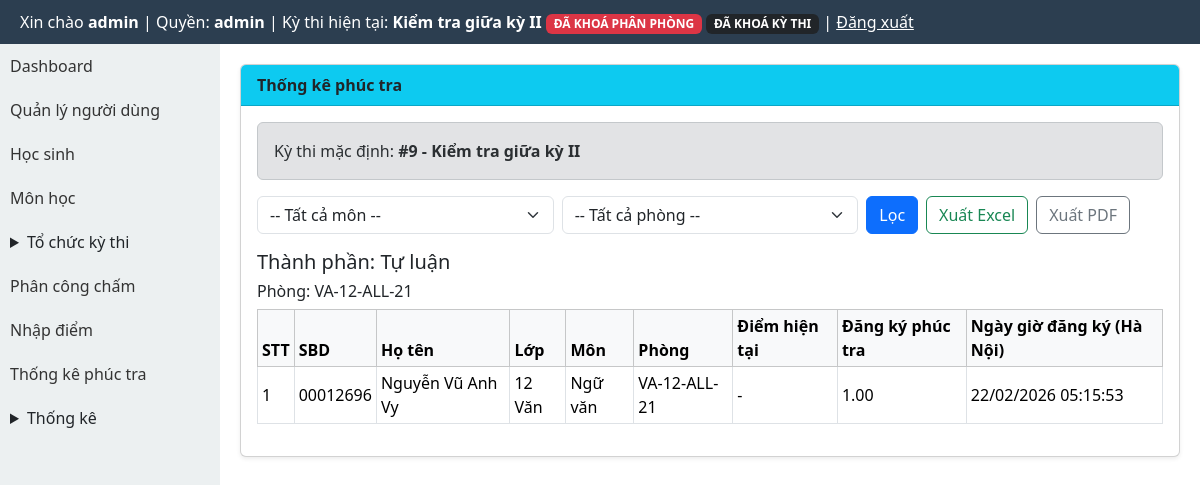
/modules/exams/recheck_stats.php (signed in), run on an earlier commit of the app's database.
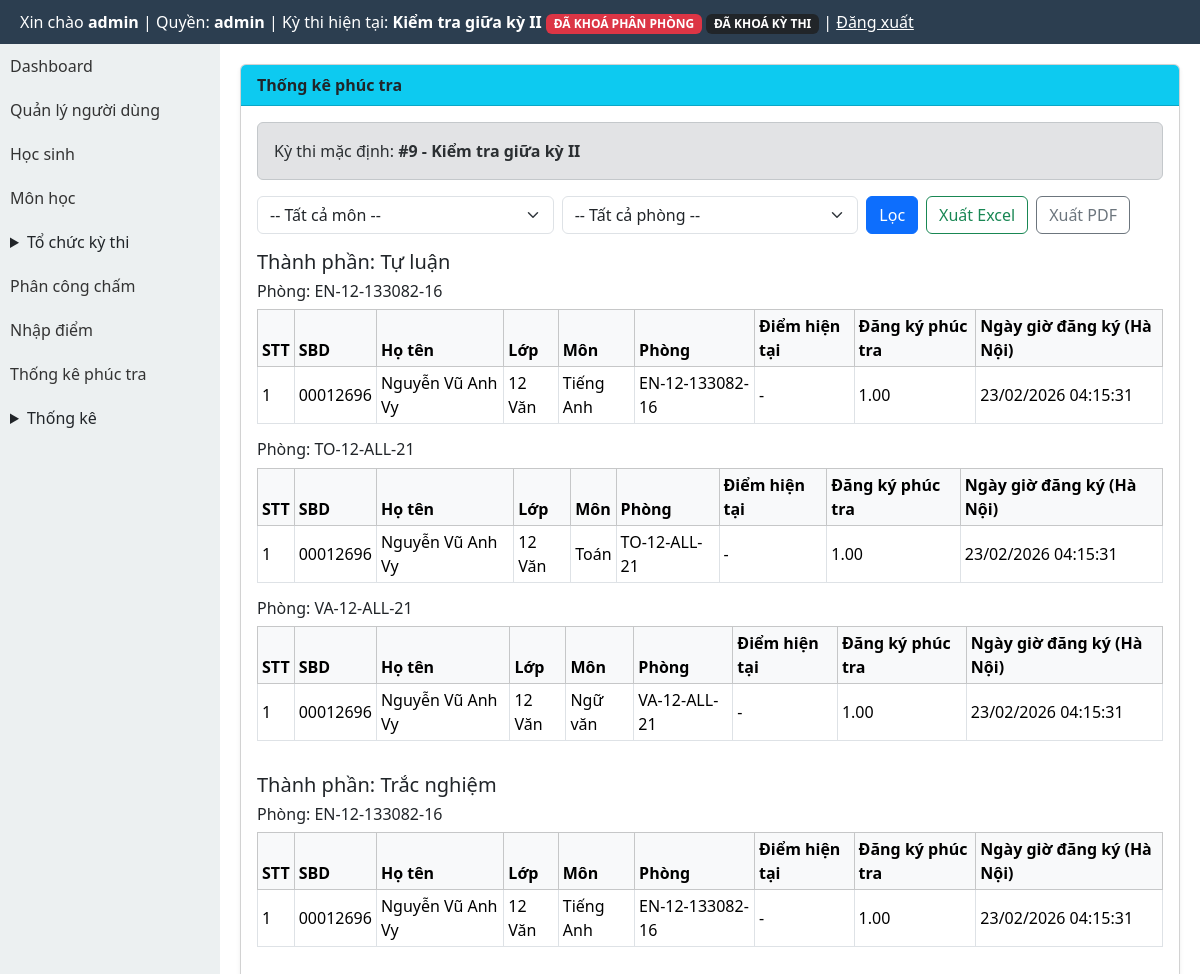
And on a later commit of the database.
### tables this page shows
CREATE TABLE exams (
  id INTEGER PRIMARY KEY AUTOINCREMENT,
  ten_ky_thi TEXT,
  nam INTEGER,
  ngay_thi TEXT
, distribution_locked INTEGER DEFAULT 0, rooms_locked INTEGER DEFAULT 0, exam_locked INTEGER DEFAULT 0, deleted_at TEXT, is_default INTEGER DEFAULT 0, exam_mode INTEGER DEFAULT 1, scoring_closed INTEGER DEFAULT 0, is_locked INTEGER DEFAULT 0, is_score_entry_locked INTEGER DEFAULT 0, is_score_published INTEGER DEFAULT 0, is_recheck_open INTEGER DEFAULT 0);

CREATE TABLE student_recheck_requests (
        id INTEGER PRIMARY KEY AUTOINCREMENT,
        exam_id INTEGER NOT NULL,
        student_id INTEGER NOT NULL,
        subject_id INTEGER NOT NULL,
        room_id INTEGER,
        component_1 REAL,
        component_2 REAL,
        component_3 REAL,
        note TEXT,
        status TEXT DEFAULT "pending",
        created_at TEXT DEFAULT CURRENT_TIMESTAMP,
        updated_at TEXT DEFAULT CURRENT_TIMESTAMP,
        UNIQUE(exam_id, student_id, subject_id)
    );

CREATE TABLE students (
  id INTEGER PRIMARY KEY AUTOINCREMENT,
  sbd TEXT UNIQUE,
  hoten TEXT,
  ngaysinh TEXT,
  lop TEXT,
  truong TEXT
);

CREATE TABLE subjects (
  id INTEGER PRIMARY KEY AUTOINCREMENT,
  ma_mon TEXT UNIQUE,
  ten_mon TEXT,
  he_so REAL
);

### layout/header.php (called while the page is built, shortened)
<?php
require_once BASE_PATH . '/templates/header.php';

### core/auth.php (called while the page is built, shortened)
<?php
function normalize_role(?string $role): string {
    $normalized = strtolower(trim((string) $role));
    return match ($normalized) {
        'score_entry', 'score-input', 'score_input', 'nhapdiem', 'nhap_diem' => 'scorer',
        'exam_manager', 'quanlythi', 'exam-manager' => 'organizer',
        default => $normalized,
    };
}
function current_user_role(): string {
    $sessionRole = $_SESSION['role'] ?? null;
    if (is_string($sessionRole) && trim($sessionRole) !== '') {
        return normalize_role($sessionRole);
    }
    $userRole = $_SESSION['user']['role'] ?? null;
    return normalize_role(is_string($userRole) ? $userRole : '');
}

### modules/exams/exam_context_helper.php (called while the page is built, shortened)
<?php
function ensureExamLockColumns(PDO $pdo): void
{
    $cols = array_column($pdo->query('PRAGMA table_info(exams)')->fetchAll(PDO::FETCH_ASSOC), 'name');
}
function getCurrentExam(): ?array
{
    global $pdo;
    $cols = array_column($pdo->query('PRAGMA table_info(exams)')->fetchAll(PDO::FETCH_ASSOC), 'name');
    $hasDeletedAt = in_array('deleted_at', $cols, true);
    $activeWhere = $hasDeletedAt ? '(deleted_at IS NULL OR trim(deleted_at) = "")' : '1=1';
    $defaultStmt = $pdo->query('SELECT * FROM exams WHERE ' . $activeWhere . ' AND is_default = 1 ORDER BY id DESC LIMIT 1');
    $defaultExam = $defaultStmt ? $defaultStmt->fetch(PDO::FETCH_ASSOC) : false;
    if (is_array($defaultExam)) {
        return $defaultExam;
    }
}
function getCurrentExamId(): int
{
    $exam = getCurrentExam();
    return (int) ($exam['id'] ?? 0);
}
function getCurrentExamInfo(): ?array
{
    $exam = getCurrentExam();
    global $pdo;
    ensureExamLockColumns($pdo);
    return [
        'id' => (int) ($exam['id'] ?? 0),
        'ten_ky_thi' => (string) ($exam['ten_ky_thi'] ?? ''),
        'distribution_locked' => (int) ($exam['distribution_locked'] ?? 0),
        'rooms_locked' => (int) ($exam['rooms_locked'] ?? 0),
        'exam_locked' => (int) ($exam['exam_locked'] ?? 0),
    ];
}

### modules/exams/_common.php (called while the page is built, shortened)
<?php
require_once BASE_PATH . '/core/auth.php';
require_once BASE_PATH . '/core/db.php';
require_once BASE_PATH . '/modules/exams/exam_context_helper.php';
function exams_resolve_current_exam_from_request(): int
{
    return getCurrentExamId();
}
function exams_require_current_exam_or_redirect(string $redirect = '/modules/exams/index.php'): int
{
    $examId = exams_resolve_current_exam_from_request();
    if ($examId > 0) {
        return $examId;
    }
    exit;
}

### layout/sidebar.php (called while the page is built, shortened)
<?php
require_once BASE_PATH . '/templates/sidebar.php';

### layout/footer.php (called while the page is built, shortened)
<?php
require_once BASE_PATH . '/templates/footer.php';

### modules/exams/recheck_stats.php (the view, shortened to what this page needs)
<?php
require_once BASE_PATH . '/modules/exams/_common.php';
$pdo->exec('CREATE TABLE IF NOT EXISTS student_recheck_requests (
    id INTEGER PRIMARY KEY AUTOINCREMENT,
    exam_id INTEGER NOT NULL,
    student_id INTEGER NOT NULL,
    subject_id INTEGER NOT NULL,
    room_id INTEGER,
    component_1 REAL,
    component_2 REAL,
    component_3 REAL,
    note TEXT,
    status TEXT DEFAULT "pending",
    created_at TEXT DEFAULT CURRENT_TIMESTAMP,
    updated_at TEXT DEFAULT CURRENT_TIMESTAMP,
    UNIQUE(exam_id, student_id, subject_id)
)');
$pdo->exec('CREATE INDEX IF NOT EXISTS idx_recheck_exam_subject_room ON student_recheck_requests(exam_id, subject_id, room_id)');
$examId = exams_require_current_exam_or_redirect('/modules/exams/index.php');
$subjectId = (int) ($_GET['subject_id'] ?? 0);
$roomId = (int) ($_GET['room_id'] ?? 0);
$examStmt = $pdo->prepare('SELECT ten_ky_thi FROM exams WHERE id = :id LIMIT 1');
$examStmt->execute([':id' => $examId]);
$examName = (string) ($examStmt->fetchColumn() ?: 'Kỳ thi hiện tại');
$where = ' WHERE rr.exam_id = :exam_id';
$params = [':exam_id' => $examId];
$sql = 'SELECT rr.*, st.sbd, st.hoten, st.lop, sub.ten_mon, COALESCE(rm.ten_phong, "") AS ten_phong,
        sc.component_1 AS score_component_1, sc.component_2 AS score_component_2, sc.component_3 AS score_component_3, rr.created_at
    FROM student_recheck_requests rr
    INNER JOIN students st ON st.id = rr.student_id
    INNER JOIN subjects sub ON sub.id = rr.subject_id
    LEFT JOIN rooms rm ON rm.id = rr.room_id
    LEFT JOIN scores sc ON sc.exam_id = rr.exam_id AND sc.student_id = rr.student_id AND sc.subject_id = rr.subject_id' . $where . '
    ORDER BY rm.ten_phong ASC, sub.ten_mon ASC, st.sbd ASC';
$stmt = $pdo->prepare($sql);
$stmt->execute($params);
$rows = $stmt->fetchAll(PDO::FETCH_ASSOC);
$componentDefs = [
    1 => ['req' => 'component_1', 'score' => 'score_component_1', 'label' => 'Tự luận'],
    2 => ['req' => 'component_2', 'score' => 'score_component_2', 'label' => 'Trắc nghiệm'],
    3 => ['req' => 'component_3', 'score' => 'score_component_3', 'label' => 'Nói'],
];
$componentGroups = [1 => [], 2 => [], 3 => []];
foreach ($rows as $row) {
    $roomKey = trim((string) ($row['ten_phong'] ?? ''));
    foreach ($componentDefs as $componentNo => $def) {
        $requestVal = $row[$def['req']] ?? null;
        if ($requestVal === null || $requestVal === '') {
            continue;
        }
        if (!isset($componentGroups[$componentNo][$roomKey])) {
            $componentGroups[$componentNo][$roomKey] = [];
        }
        $componentGroups[$componentNo][$roomKey][] = $row;
    }
}
$renderValue = static function(array $row, string $key): string {
    if (!array_key_exists($key, $row) || $row[$key] === null || $row[$key] === '') {
        return '-';
    }
    return number_format((float) $row[$key], 2);
};
$formatHanoi = static function(?string $raw): string {
    $v = trim((string) $raw);
    if ($v === "") {
        return "-";
    }
    $dt = DateTimeImmutable::createFromFormat("Y-m-d H:i:s", $v, new DateTimeZone("Asia/Ho_Chi_Minh"));
    if ($dt instanceof DateTimeImmutable) {
        return $dt->format("d/m/Y H:i:s");
    }
    return $v;
};
    ?>
    <?php
require_once BASE_PATH . '/layout/header.php';
?>
<link href="https://cdn.jsdelivr.net/npm/bootstrap@5.3.3/dist/css/bootstrap.min.css" rel="stylesheet">
<div style="display:flex;min-height:calc(100vh - 44px);">
    <?php require_once BASE_PATH . '/layout/sidebar.php'; ?>
    <div style="flex:1;padding:20px;min-width:0;">
        <div class="card shadow-sm">
            <div class="card-header bg-info text-dark"><strong>Thống kê phúc tra</strong></div>
            <div class="card-body">
                <div class="alert alert-secondary">Kỳ thi mặc định: <strong>#<?= $examId ?> - <?= htmlspecialchars($examName, ENT_QUOTES, 'UTF-8') ?></strong></div>
                <form method="get" class="row g-2 mb-3">
                    <div class="col-md-4">
                        <select class="form-select" name="subject_id">
                            <option value="0">-- Tất cả môn --</option>
                        </select>
                    </div>
                    <div class="col-md-4">
                        <select class="form-select" name="room_id">
                            <option value="0">-- Tất cả phòng --</option>
                        </select>
                    </div>
                    <div class="col-md-4 d-flex gap-2">
                        <button class="btn btn-primary" type="submit">Lọc</button>
                        <a class="btn btn-outline-success" href="<?= BASE_URL ?>/modules/exams/recheck_stats.php?<?= htmlspecialchars(http_build_query(['subject_id' => $subjectId, 'room_id' => $roomId, 'export' => 'excel']), ENT_QUOTES, 'UTF-8') ?>">Xuất Excel</a>
                        <a class="btn btn-outline-secondary" href="<?= BASE_URL ?>/modules/exams/recheck_stats.php?<?= htmlspecialchars(http_build_query(['subject_id' => $subjectId, 'room_id' => $roomId, 'export' => 'pdf']), ENT_QUOTES, 'UTF-8') ?>">Xuất PDF</a>
                    </div>
                </form>
                <?php foreach ([1, 2, 3] as $componentNo): if (empty($componentGroups[$componentNo])) { continue; } ?>
                    <h5 class="mt-3">Thành phần: <?= htmlspecialchars((string) $componentDefs[$componentNo]['label'], ENT_QUOTES, 'UTF-8') ?></h5>
                    <?php foreach ($componentGroups[$componentNo] as $roomName => $roomRows): ?>
                    <h6>Phòng: <?= htmlspecialchars((string) $roomName, ENT_QUOTES, 'UTF-8') ?></h6>
                    <div class="table-responsive">
                        <table class="table table-bordered table-sm align-middle">
                            <thead class="table-light"><tr>
                                <th>STT</th><th>SBD</th><th>Họ tên</th><th>Lớp</th><th>Môn</th><th>Phòng</th>
                                <th>Điểm hiện tại</th><th>Đăng ký phúc tra</th><th>Ngày giờ đăng ký (Hà Nội)</th>
                            </tr></thead><tbody>
                            <?php $i = 1; foreach ($roomRows as $r): ?>
                                <tr>
                                    <td><?= $i++ ?></td>
                                    <td><?= htmlspecialchars((string) ($r['sbd'] ?? ''), ENT_QUOTES, 'UTF-8') ?></td>
                                    <td><?= htmlspecialchars((string) ($r['hoten'] ?? ''), ENT_QUOTES, 'UTF-8') ?></td>
                                    <td><?= htmlspecialchars((string) ($r['lop'] ?? ''), ENT_QUOTES, 'UTF-8') ?></td>
                                    <td><?= htmlspecialchars((string) ($r['ten_mon'] ?? ''), ENT_QUOTES, 'UTF-8') ?></td>
                                    <td><?= htmlspecialchars((string) ($r['ten_phong'] ?? ''), ENT_QUOTES, 'UTF-8') ?></td>
                                    <td><?= $renderValue($r, (string) $componentDefs[$componentNo]['score']) ?></td>
                                    <td><?= $renderValue($r, (string) $componentDefs[$componentNo]['req']) ?></td>
                                    <td><?= $formatHanoi((string) ($r['created_at'] ?? '')) ?></td>
                                </tr>
                            <?php endforeach; ?>
                            </tbody></table>
                    </div>
                    <?php endforeach; ?>
                <?php endforeach; ?>
            </div>
        </div>
    </div>
</div>
<?php require_once BASE_PATH . '/layout/footer.php'; ?>

### templates/header.php (shortened to what this page needs)
<?php
require_once BASE_PATH . '/core/auth.php';
$currentExamInfo = null;
$role = function_exists('current_user_role') ? current_user_role() : strtolower(trim((string) ($_SESSION['role'] ?? $_SESSION['user']['role'] ?? '')));
if (in_array($role, ['admin', 'organizer'], true)) {
    require_once BASE_PATH . '/core/db.php';
    require_once BASE_PATH . '/modules/exams/exam_context_helper.php';
    $currentExamInfo = getCurrentExamInfo();
}
$role = $role ?? (function_exists('current_user_role') ? current_user_role() : '');
$currentExamInfo = $currentExamInfo ?? null;
?>
<!DOCTYPE html>
<html lang="vi">
<head>
</head>
<body>
<div class="header">
    Xin chào <b><?= $_SESSION['user']['username'] ?></b>
    | Quyền: <b><?= htmlspecialchars((string) $role, ENT_QUOTES, 'UTF-8') ?></b>
    <?php if ($currentExamInfo !== null): ?>
        | Kỳ thi hiện tại: <b><?= htmlspecialchars((string) $currentExamInfo['ten_ky_thi'], ENT_QUOTES, 'UTF-8') ?></b>
        <?php if (($currentExamInfo['distribution_locked'] ?? 0) === 1 || ($currentExamInfo['rooms_locked'] ?? 0) === 1): ?>
            <span class="badge bg-danger">ĐÃ KHOÁ PHÂN PHÒNG</span>
        <?php endif; ?>
        <?php if (($currentExamInfo['exam_locked'] ?? 0) === 1): ?>
            <span class="badge bg-dark">ĐÃ KHOÁ KỲ THI</span>
        <?php endif; ?>
    <?php endif; ?>
    | <a href="<?= BASE_URL ?>/logout.php" style="color:#fff">Đăng xuất</a>
</div>

### templates/sidebar.php (shortened to what this page needs)
<div class="sidebar">
<ul>
<?php $role = function_exists('current_user_role') ? current_user_role() : strtolower(trim((string) ($_SESSION['role'] ?? $_SESSION['user']['role'] ?? ''))); ?>
<li><a href="<?= BASE_URL ?>/index.php">Dashboard</a></li>
<?php if ($role === 'admin'): ?>
    <li><a href="<?= BASE_URL ?>/modules/users/">Quản lý người dùng</a></li>
    <li><a href="<?= BASE_URL ?>/modules/students/">Học sinh</a></li>
    <li><a href="<?= BASE_URL ?>/modules/subjects/">Môn học</a></li>
<?php endif; ?>
<?php if (in_array($role, ['admin', 'organizer'], true)): ?>
<li>
    <details>
        <summary>Tổ chức kỳ thi</summary>
    </details>
</li>
<li><a href="<?= BASE_URL ?>/modules/exams/scoring_assignment.php">Phân công chấm</a></li>
<?php endif; ?>
<?php if (in_array($role, ['admin', 'organizer', 'scorer'], true)): ?>
    <li><a href="<?= BASE_URL ?>/modules/exams/scoring.php">Nhập điểm</a></li>
<?php endif; ?>
<?php if (in_array($role, ['admin', 'organizer'], true)): ?>
    <li><a href="<?= BASE_URL ?>/modules/exams/recheck_stats.php">Thống kê phúc tra</a></li>
<?php endif; ?>
<?php if (in_array($role, ['admin', 'organizer'], true)): ?>
<li>
    <details>
        <summary>Thống kê</summary>
    </details>
</li>
<?php endif; ?>
</ul>
</div>

### templates/footer.php
</body>
</html>

### templates/header.php (style rules this page uses)
* { box-sizing: border-box; }
body { margin:0; font-family: Arial; }
.header { background:#2c3e50; color:#fff; padding:10px 20px; }
.sidebar { width:220px; min-width:220px; background:#ecf0f1; min-height: calc(100vh - 44px); flex: 0 0 220px; }
.sidebar ul { list-style:none; padding:0; margin:0; }
.sidebar li { padding:10px; }
.sidebar li a { text-decoration:none; color:#333; display:block; }

What changed in the data, as far as the page shows it:
removed student_recheck_requests: student.sbd "00012696", student.hoten "Nguyễn Vũ Anh Vy", student.lop "12 Văn", subject.ten_mon "Ngữ văn", ten_phong "VA-12-ALL-21", score "-", component_1 "1.00", created_at "22/02/2026 05:15:53"
added student_recheck_requests: student.sbd "00012696", student.hoten "Nguyễn Vũ Anh Vy", student.lop "12 Văn", subject.ten_mon "Tiếng Anh", ten_phong "EN-12-133082-16", score "-", component_1 "1.00", created_at "23/02/2026 04:15:31", component_2 "1.00"
added student_recheck_requests: student.sbd "00012696", student.hoten "Nguyễn Vũ Anh Vy", student.lop "12 Văn", subject.ten_mon "Toán", ten_phong "TO-12-ALL-21", score "-", component_1 "1.00", created_at "23/02/2026 04:15:31"
added student_recheck_requests: student.sbd "00012696", student.hoten "Nguyễn Vũ Anh Vy", student.lop "12 Văn", subject.ten_mon "Ngữ văn", ten_phong "VA-12-ALL-21", score "-", component_1 "1.00", created_at "23/02/2026 04:15:31"
Also different on the page:
new list line: "Phòng: EN-12-133082-16 STT SBD Họ tên Lớp Môn Phòng Điểm hiện tại Đăng ký phúc tra Ngày giờ đăng ký (Hà Nội) Phòng: TO-12-ALL-21 STT SBD Họ tên Lớp Môn Phòng Điểm hiện tại Đăng ký phúc tra Ngày giờ đăng ký (Hà Nội)"
new list line: "Thành phần: Trắc nghiệm Phòng: EN-12-133082-16 STT SBD Họ tên Lớp Môn Phòng Điểm hiện tại Đăng ký phúc tra Ngày giờ đăng ký (Hà Nội)"
